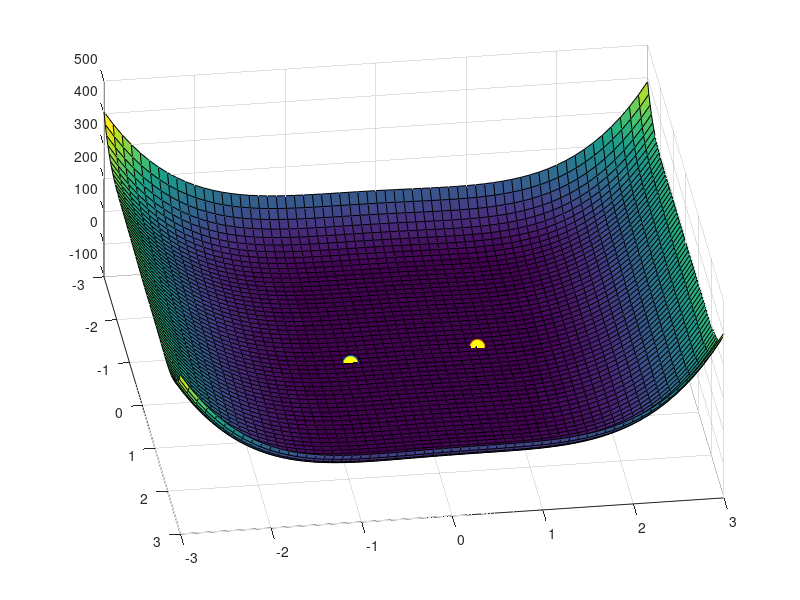

The MATLAB source for this figure: (Note: this script raises an error after producing the figure.)
clear
clc
tic
% typical PSO
% evaluated with test function

%% ---------------------------------------------------
% ----------- Scenario setup ------------
%----------------------------------------
x1 = -3:0.1:3;
x2 = -3:0.1:3;
[x1,x2] = meshgrid(x1, x2);

y = (4-2.1.*x1.^2+(x1.^4)/3) .* x1.^2+x1.*x2+ (-4+4.*x2.^2) .* x2.^2;

figure;
surf(x1, x2, y);
hold on;
scatter3 (0.0898, -0.7126, -1.0316, 120, 'MarkerFaceColor', 'y'); %用黃點繪出最佳解座標
scatter3 (-0.0898, 0.7126, -1.0316, 120, 'MarkerFaceColor', 'y'); %用黃點繪出最佳解座標
hold on;
view(82, 53);

%% --------------------------------------
% ----------- PSO Parameters ------------
%----------------------------------------
NE              = 2;   % number of elements
N               = 100; % number of particles

iter            = 100; % number of iterations
iterCount       = 0;   % counter of iterations
c1              = 1; 
c2              = 2; 
w_max           = 1; 
w_min           = 0.1; 

%  -------------------------------------------
%  ------------ Boundary Settings ------------
%  -------------------------------------------
P_Max           = [3, 3];       % [ upper bound of the searching space ]
P_Min           = [-3, -3];     % [ lower bound of the searching space ]
V_Max           = (P_Max - P_Min) / 10;  % [ max movement ]
V_Min           = -V_Max;                % [ min movement ]

P               = zeros (N, NE); 
V               = zeros (N, NE);
pBest           = zeros (N, NE);     %Location
gBest           = zeros (iter, NE);  %Location
Fitness         = zeros (N, 1);      %Score
Fitness_pBest   = zeros (N, 1);      %Score
Fitness_gBest   = zeros (iter, 1);   %Score

%-----------------------------------------
% ------------ Initialization-------------
%-----------------------------------------
 for i = 1 : N
     for j = 1 : NE
        P(i, j) = P_Min(1,j) + (P_Max(1,j) - P_Min(1,j)) * rand();
        V(i, j) = V_Min(1,j) + (V_Max(1,j) - V_Min(1,j)) * rand();
     end
 end
     
 while ( iterCount < iter )
%-------------------------------------
% ------------ Evaluation ------------
%-------------------------------------
for i = 1 : N
    Fitness (i, 1) = camel6(P(i,:));
end
move = scatter3(P(:, 1), P(:,2), Fitness, 60, 'MarkerFaceColor', 'r'); %將每一次迭代的粒子位置用紅點繪出
pause(0.5); %顯示0.5秒
delete(move); %刪除當次迭代標記

% update particle location



% ----------------------------------------------------------------------
%               Update pBest and pBest location & Fitness value
% ----------------------------------------------------------------------
for i = 1 : N
    if Fitness_pBest(i, 1) > Fitness(i, 1)
       Fitness_pBest(i, 1) = Fitness(i, 1);
       pBest(i, :) = P(i, :); 
    end
    if Fitness_gBest(iterCount+1, 1) > Fitness_pBest (i, 1)
       Fitness_gBest(iterCount+1, 1) = Fitness_pBest (i, 1);
       gBest(iterCount+1, :) = pBest(i, :);
    end
end

% ---------------------------------------------------------
%              Calculation velocities 
% ---------------------------------------------------------%
w = w_max - (iterCount/iter) * (w_max-w_min);
for i = 1 : N
    V(i, :) = w*V(i, :) + rand()*c1.*(pBest(i, :)-P(i, :)) + rand()*c2.*(gBest(iterCount+1, :)-P(i, :));
    V(i, :) = max(V(i, :), V_Min(1,:));
    V(i, :) = min(V(i, :), V_Max(1,:));
end

% ---------------------------------------------------
%               Update locations
% ---------------------------------------------------
for i = 1 : N
    P(i, :) = P(i, :) + V(i, :);
    P(i, :) = max(P(i, :), P_Min(1,:));
    P(i, :) = min(P(i, :), P_Max(1,:));
end



% ---------------------------------------------------
%               Next Iteration
% ---------------------------------------------------
% display iteration (iterCount+1)
% display best value (Fitness_gBest)
% display best setting (gBest)


iterCount = iterCount + 1;    

    
 end
scatter3(P(:, 1), P(:,2), Fitness, 60, 'MarkerFaceColor', 'r');
hold;
%% Plot the convergence history
figure;
plot(Fitness_gBest, 'b');   %標記群體最佳的分數
grid on;
hold on;
xlabel('Generation');
ylabel('Fitness');
title('Convergence History');

toc  